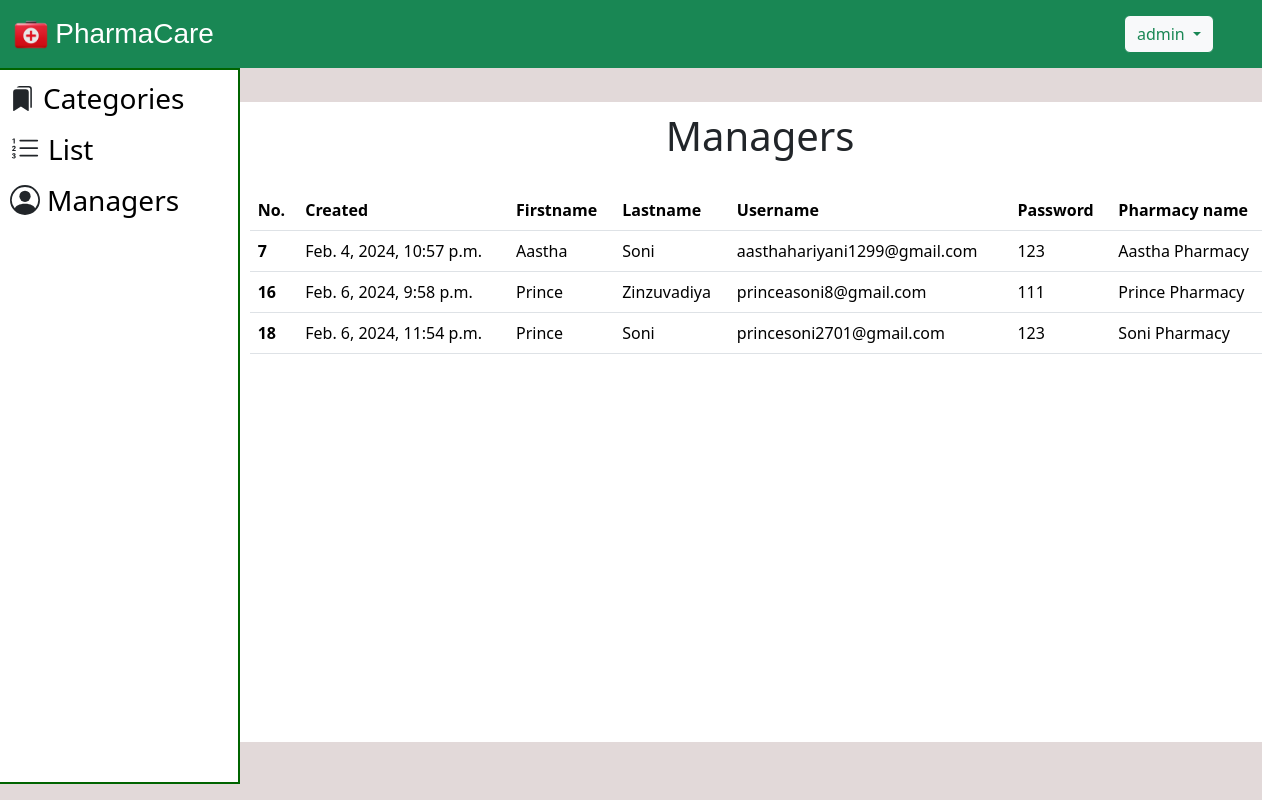
Screenshot of /allmanager/ (signed in) with the database file from the repository.
### Pharmacy/models.py (models this page shows)
class manager(models.Model):
    created=models.DateTimeField(auto_now_add=True)
    firstname=models.CharField(max_length=50)
    lastname=models.CharField(max_length=50)
    username=models.EmailField()
    password=models.CharField(max_length=20)
    pharmacy_name=models.CharField(max_length=20)

### Pharmacy/views.py (the view)
# urls.py: path('allmanager/', views.allmanager, name='allmanager'),
def allmanager(request):
    name = request.session.get('name')
    managers=manager.objects.all()
    return render (request, 'allmanager.html', {'managers':managers, 'name':name})

### templates/allmanager.html (shortened to what this page needs)
<!DOCTYPE html>
<html lang="en">
  <head>
    <link
      href="https://cdn.jsdelivr.net/npm/bootstrap@5.3.2/dist/css/bootstrap.min.css"
      rel="stylesheet"
    />
    {% load static %}
  </head>
  <body style="background-color: rgb(226, 217, 217);">
   <nav class="navbar navbar-expand-lg bg-success text-white fs-5">
    <div class="container-fluid">
        <div class="row">
            <div class="col">
              <img src="{% static 'logo.png' %}" width="38" height="39">
                <a class="navbar-brand" href="#" style="color: white; font-family: 'Gill Sans', 'Gill Sans MT', Calibri, 'Trebuchet MS', sans-serif; font-size: 28px; margin-left: 0;">PharmaCare</a>
            </div>
        </div>
    </div>
    <div class="dropdown mx-5">
      <button class="btn btn-outline-success bg-light dropdown-toggle" type="button" data-bs-toggle="dropdown"
          aria-expanded="false">
          {{name}}
      </button>
  </div>
  </nav>
    <div class="container">
      <div class="row" style="width: 20%; border: 2px solid darkgreen; height: 89.5vh; position:absolute; left:0px; background-color: white;">
        <ul>
            {% if user_role == 'manager' %}
              <li style="margin-bottom: 7px; margin-top: 7px;"><svg xmlns="http://www.w3.org/2000/svg"  width="25" height="25" fill="currentColor" class="bi bi-bookmarks-fill m-lg-2 " viewBox="0 0 16 16"><path d="M2 4a2 2 0 0 1 2-2h6a2 2 0 0 1 2 2v11.5a.5.5 0 0 1-.777.416L7 13.101l-4.223 2.815A.5.5 0 0 1 2 15.5V4z"/><path d="M4.268 1A2 2 0 0 1 6 0h6a2 2 0 0 1 2 2v11.5a.5.5 0 0 1-.777.416L13 13.768V2a1 1 0 0 0-1-1H4.268z"/></svg><a href="/managerhome" style="font-size: 28px; text-decoration: none; color:black; vertical-align: middle">Categories</a></li>
              <li style="margin-bottom: 7px;"><svg xmlns="http://www.w3.org/2000/svg" width="30" height="30" fill="currentColor" class="bi bi-list-ol m-lg-2 " viewBox="0 0 16 16"><path fill-rule="evenodd" d="M5 11.5a.5.5 0 0 1 .5-.5h9a.5.5 0 0 1 0 1h-9a.5.5 0 0 1-.5-.5zm0-4a.5.5 0 0 1 .5-.5h9a.5.5 0 0 1 0 1h-9a.5.5 0 0 1-.5-.5zm0-4a.5.5 0 0 1 .5-.5h9a.5.5 0 0 1 0 1h-9a.5.5 0 0 1-.5-.5z"/><path d="M1.713 11.865v-.474H2c.217 0 .363-.137.363-.317 0-.185-.158-.31-.361-.31-.223 0-.367.152-.373.31h-.59c.016-.467.373-.787.986-.787.588-.002.954.291.957.703a.595.595 0 0 1-.492.594v.033a.615.615 0 0 1 .569.631c.003.533-.502.8-1.051.8-.656 0-1-.37-1.008-.794h.582c.008.178.186.306.422.309.254 0 .424-.145.422-.35-.002-.195-.155-.348-.414-.348h-.3zm-.004-4.699h-.604v-.035c0-.408.295-.844.958-.844.583 0 .96.326.96.756 0 .389-.257.617-.476.848l-.537.572v.03h1.054V9H1.143v-.395l.957-.99c.138-.142.293-.304.293-.508 0-.18-.147-.32-.342-.32a.33.33 0 0 0-.342.338v.041zM2.564 5h-.635V2.924h-.031l-.598.42v-.567l.629-.443h.635V5z"/></svg><a href="/medicinelist" style="font-size: 28px; text-decoration: none; color:black; vertical-align:middle;">List</a></li>
              <li style="margin-bottom: 7px;"><svg xmlns="http://www.w3.org/2000/svg" width="25" height="25" fill="currentColor" class="bi bi-patch-plus-fill m-lg-2 " viewBox="0 0 16 16"><path d="M10.067.87a2.89 2.89 0 0 0-4.134 0l-.622.638-.89-.011a2.89 2.89 0 0 0-2.924 2.924l.01.89-.636.622a2.89 2.89 0 0 0 0 4.134l.637.622-.011.89a2.89 2.89 0 0 0 2.924 2.924l.89-.01.622.636a2.89 2.89 0 0 0 4.134 0l.622-.637.89.011a2.89 2.89 0 0 0 2.924-2.924l-.01-.89.636-.622a2.89 2.89 0 0 0 0-4.134l-.637-.622.011-.89a2.89 2.89 0 0 0-2.924-2.924l-.89.01-.622-.636zM8.5 6v1.5H10a.5.5 0 0 1 0 1H8.5V10a.5.5 0 0 1-1 0V8.5H6a.5.5 0 0 1 0-1h1.5V6a.5.5 0 0 1 1 0z"/>
              </svg><a href="/addmedicine" style="font-size: 28px; text-decoration: none; color:black; vertical-align:middle;">Add</a></li>
              <li style="margin-bottom: 7px;"><svg xmlns="http://www.w3.org/2000/svg" width="25" height="25" fill="currentColor" class="bi bi-pencil-square m-lg-2 " viewBox="0 0 16 16"><path d="M15.502 1.94a.5.5 0 0 1 0 .706L14.459 3.69l-2-2L13.502.646a.5.5 0 0 1 .707 0l1.293 1.293zm-1.75 2.456-2-2L4.939 9.21a.5.5 0 0 0-.121.196l-.805 2.414a.25.25 0 0 0 .316.316l2.414-.805a.5.5 0 0 0 .196-.12l6.813-6.814z"/><path fill-rule="evenodd" d="M1 13.5A1.5 1.5 0 0 0 2.5 15h11a1.5 1.5 0 0 0 1.5-1.5v-6a.5.5 0 0 0-1 0v6a.5.5 0 0 1-.5.5h-11a.5.5 0 0 1-.5-.5v-11a.5.5 0 0 1 .5-.5H9a.5.5 0 0 0 0-1H2.5A1.5 1.5 0 0 0 1 2.5v11z"/></svg><a href="/edit" style="font-size: 28px; text-decoration: none; color:black; vertical-align:middle;">Edit</a></li>
              <li style="margin-bottom: 7px;"><svg xmlns="http://www.w3.org/2000/svg" width="25" height="25" fill="currentColor" class="bi bi-x-octagon-fill m-lg-2 " viewBox="0 0 16 16"><path d="M11.46.146A.5.5 0 0 0 11.107 0H4.893a.5.5 0 0 0-.353.146L.146 4.54A.5.5 0 0 0 0 4.893v6.214a.5.5 0 0 0 .146.353l4.394 4.394a.5.5 0 0 0 .353.146h6.214a.5.5 0 0 0 .353-.146l4.394-4.394a.5.5 0 0 0 .146-.353V4.893a.5.5 0 0 0-.146-.353L11.46.146zm-6.106 4.5L8 7.293l2.646-2.647a.5.5 0 0 1 .708.708L8.707 8l2.647 2.646a.5.5 0 0 1-.708.708L8 8.707l-2.646 2.647a.5.5 0 0 1-.708-.708L7.293 8 4.646 5.354a.5.5 0 1 1 .708-.708z"/></svg><a href="/remove" style="font-size: 28px; text-decoration: none; color:black; vertical-align:middle;">Remove</a></li>
            {% else %}
              <li style="margin-bottom: 7px; margin-top: 7px;"><a href="/adminhome" style="font-size: 28px; text-decoration: none; color:black; vertical-align: middle">Categories</a></li>
              <li style="margin-bottom: 7px;"><a href="/medicinelist" style="font-size: 28px; text-decoration: none; color:black; vertical-align:middle;">List</a></li>
              <li style="margin-bottom: 7px; margin-top: 6px;"><a href="/allmanager" style="font-size: 28px; text-decoration: none; color:black; vertical-align: middle">Managers</a></li>
            {% endif %}
          </ul>
      </div>
    </div>
    <div class="container ">
        <div class="row ">
            <div class="col-md-11" style="background-color: white; height: 80vh; margin-top: 3%; margin-left: 15.5%; overflow-y: auto;">
              <h1 style="text-align: center; margin-top: 10px; margin-bottom: 30px;">Managers</h1>
              <table class="table table-hover ">
                <thead>
                  <tr>
                    <th scope="col">No.</th>
                    <th scope="col">Created</th>
                    <th scope="col">Firstname</th>
                    <th scope="col">Lastname</th>
                    <th scope="col">Username</th>
                    <th scope="col">Password</th>
                    <th scope="col">Pharmacy name</th>
                  </tr>
                </thead>
                <tbody>
                  {% for i in managers %}
                  <tr>
                    <th scope="row">{{i.id}}</th>
                    <td>{{i.created}}</td>
                    <td>{{i.firstname}}</td>
                    <td>{{i.lastname}}</td>
                    <td>{{i.username}}</td>
                    <td>{{i.password}}</td>
                    <td>{{i.pharmacy_name}}</td>
                  </tr>
                  {% endfor %}
                </tbody>
              </table>
            </div>
        </div>
    </div>
</body>
</html>

### templates/allmanager.html (style rules this page uses)
.navbar a.navbar-brand { display: inline-block; vertical-align: middle; }

### rows the page displays
manager: id "7", created "Feb. 4, 2024, 10:57 p.m.", firstname "Aastha", lastname "Soni", username "aasthahariyani1299@gmail.com", password "123", pharmacy_name "Aastha Pharmacy"
manager: id "16", created "Feb. 6, 2024, 9:58 p.m.", firstname "Prince", lastname "Zinzuvadiya", username "princeasoni8@gmail.com", password "111", pharmacy_name "Prince Pharmacy"
manager: id "18", created "Feb. 6, 2024, 11:54 p.m.", firstname "Prince", lastname "Soni", username "princesoni2701@gmail.com", password "123", pharmacy_name "Soni Pharmacy"

### other values shown
{{ name }} "admin"
